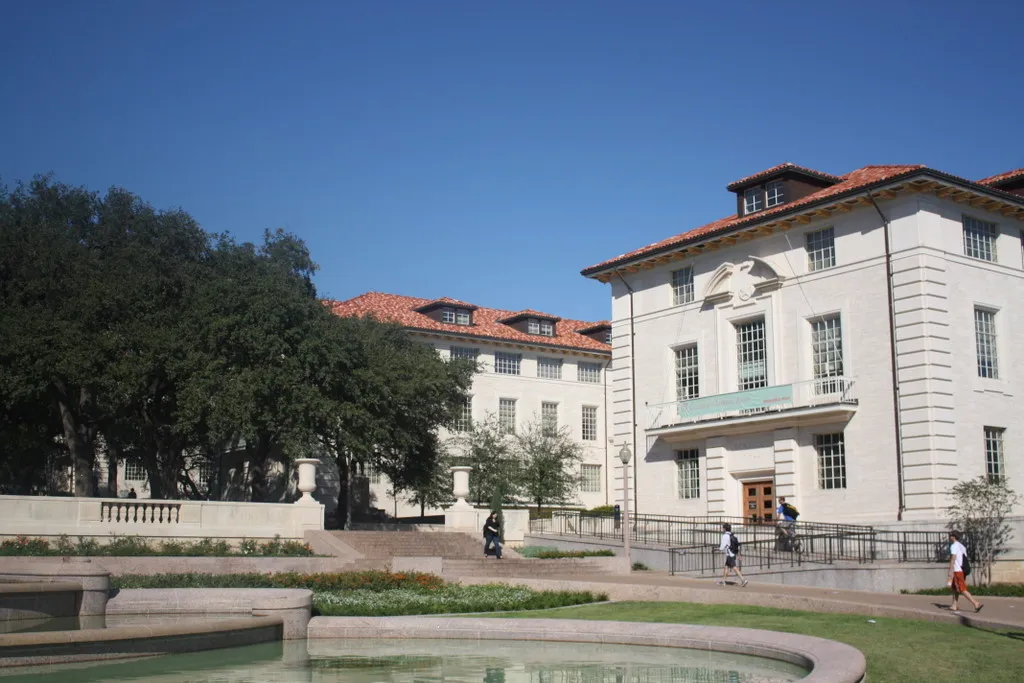
#> input picture image_process/resource/right.jpg, 1024 x 683 px
$ jupyter execute stitch.ipynb
#> lines starting #> are read from the running program, lines starting #| are printed output that depends on the picture
[cell 1]
import cv2
import numpy as np

[cell 2]
img_ = cv2.imread('resource/right.jpg')
#> img_ is the input picture: shape (683, 1024, 3); mean B, G, R 132.2, 119.1, 107.7
img1 = cv2.cvtColor(img_,cv2.COLOR_BGR2GRAY)
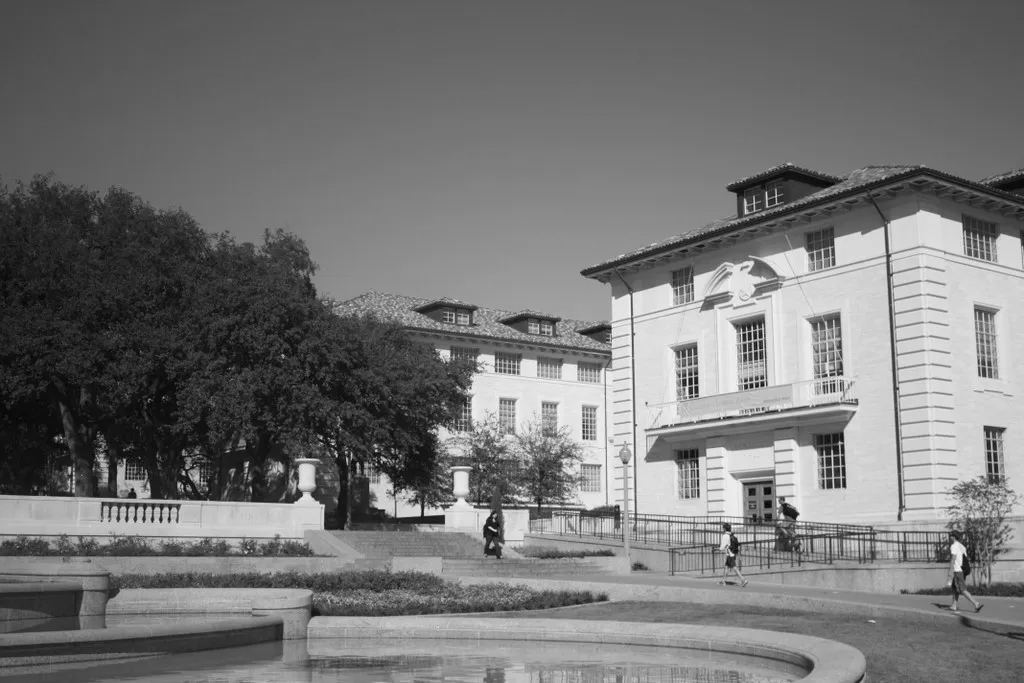
#> img1: shape (683, 1024); min 2, max 253, mean 117.1
img = cv2.imread('resource/left.jpg')
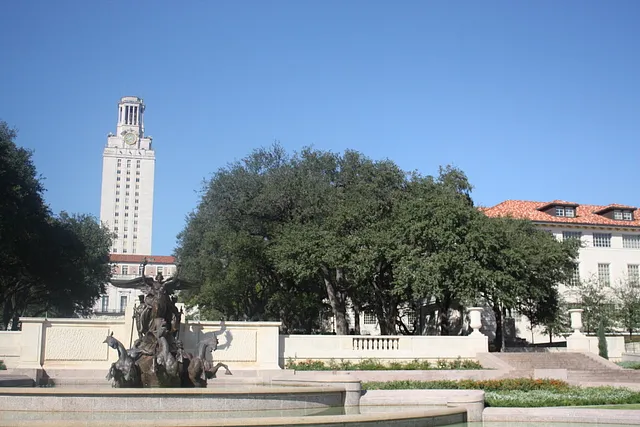
#> input picture image_process/resource/left.jpg, 640 x 427 px
#> img is the input picture: shape (427, 640, 3); mean B, G, R 158.4, 139.7, 121.1
img2 = cv2.cvtColor(img,cv2.COLOR_BGR2GRAY)
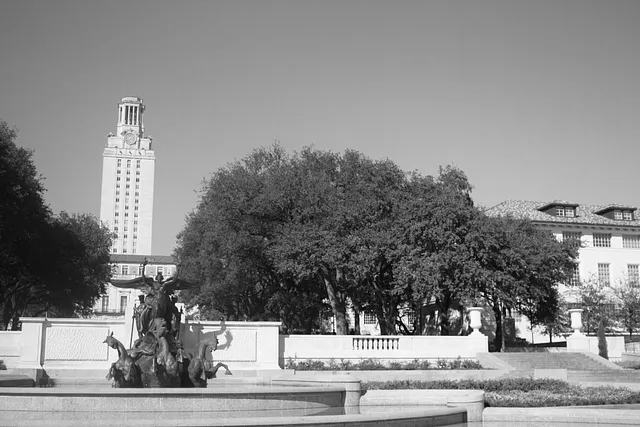
#> img2: shape (427, 640); min 0, max 255, mean 136.3

[cell 3]
sift = cv2.xfeatures2d.SIFT_create()
# find the keypoints and descriptors with SIFT
kp1, des1 = sift.detectAndCompute(img1,None)
#> kp1 = 4187 keypoints; strongest (x, y, size): (958, 550, 9.6), (440, 520, 6.8), (490, 527, 2), (732, 555, 2.6)
kp2, des2 = sift.detectAndCompute(img2,None)
#> kp2 = 1686 keypoints; strongest (x, y, size): (436, 312, 2.2), (402, 328, 2), (378, 340, 2), (388, 340, 2)

[cell 4]
bf = cv2.BFMatcher()
matches = bf.knnMatch(des1,des2, k=2)
#> matches = 4187 matches

[cell 5]
# Apply ratio test
good = []
for m in matches:
    if m[0].distance < 0.5*m[1].distance:
        good.append(m)
#> after the loop, good = 228 matches
matches = np.asarray(good)

[cell 6]
if len(matches[:,0]) >= 4:
    src = np.float32([ kp1[m.queryIdx].pt for m in matches[:,0] ]).reshape(-1,1,2)
#> src = 228 rows, first 8: [45.03, 538.8], [62.31, 408.1], [64.6, 420.6], [70.79, 443.8], [70.79, 443.8], [72.98, 456.1], [76.01, 626.7], [78.49, 564.6]
    dst = np.float32([ kp2[m.trainIdx].pt for m in matches[:,0] ]).reshape(-1,1,2)
#> dst = 228 rows, first 8: [321.7, 360.4], [326.6, 282.4], [328.2, 290], [332.3, 303.6], [332.3, 303.6], [333.9, 310.6], [342.5, 412.6], [342.2, 375.2]
    H, masked = cv2.findHomography(src, dst, cv2.RANSAC, 5.0)
#> H = [[0.479, 0.023, 279], [-0.0844, 0.57, 47.47], [-0.00021, -3.27e-05, 1]]; masked = 228 values, max 1 at index 0, min 0 at index 226, mean 0.996
    print(H)
#| [[ 4.79383313e-01  2.29759249e-02  2.78966500e+02]
#|  [-8.43927451e-02  5.70092443e-01  4.74715353e+01]
#|  [-2.09741234e-04 -3.26934315e-05  1.00000000e+00]]
#print H
else:
    raise AssertionError("“Can’t find enough keypoints.”")

[cell 7]
import matplotlib.pyplot as plt

dst = cv2.warpPerspective(img_,H,(img.shape[1] + img_.shape[1], img.shape[0]))
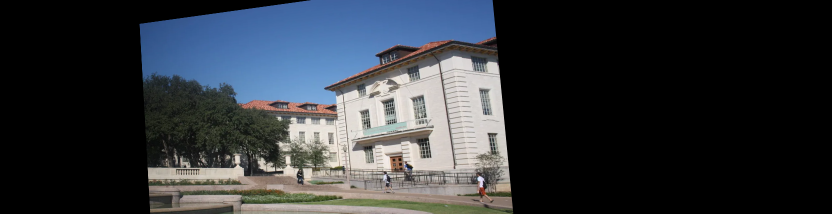
#> dst: shape (427, 1664, 3) (shown at 1/2 size); mean B, G, R 57.8, 52.4, 48.1
plt.subplot(122),plt.imshow(dst),plt.title("Warped Image")
plt.show()
plt.figure()
dst[0:img.shape[0], 0:img.shape[1]] = img
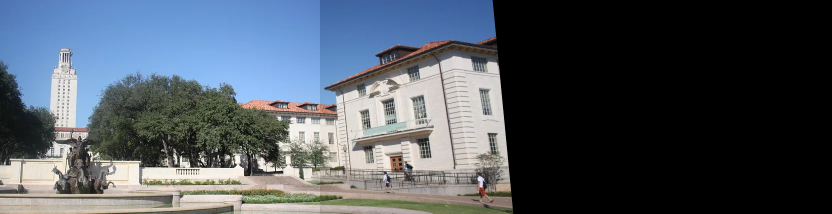
#> dst: shape (427, 1664, 3) (shown at 1/2 size); mean B, G, R 95.3, 86.1, 77.7
cv2.imwrite("‘output.jpg’",dst)
plt.imshow(dst)
plt.show()

[cell 8]
img1 = cv2.imread('resource/right.jpg')

img2 = cv2.imread('resource/left.jpg')

[cell 9]
# Initialize SIFT detector
sift = cv2.SIFT_create()

# Detect keypoints and descriptors
kp1, des1 = sift.detectAndCompute(img1, None)
kp2, des2 = sift.detectAndCompute(img2, None)

# Use BFMatcher to find matches
bf = cv2.BFMatcher(cv2.NORM_L2, crossCheck=True)
matches = bf.match(des1, des2)
#> matches = 865 matches

# Sort matches by distance
matches = sorted(matches, key=lambda x: x.distance)
matches
#> Out = 865 matches

[cell 10]
img_matches = cv2.drawMatches(
    img1, kp1, img2, kp2, matches[:50], None, flags=cv2.DrawMatchesFlags_NOT_DRAW_SINGLE_POINTS)
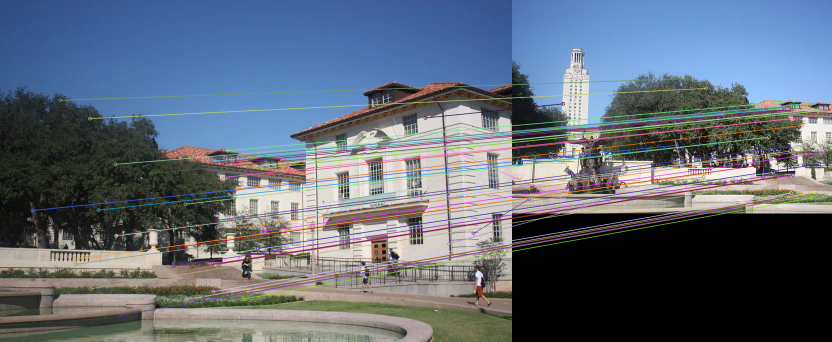
#> img_matches: shape (683, 1664, 3) (shown at 1/2 size); mean B, G, R 119.8, 106.7, 96
plt.imshow(img_matches)
cv2.waitKey(0)
cv2.destroyAllWindows()

[cell 11]
# Extract location of good matches
src_pts = np.float32([kp1[m.queryIdx].pt for m in matches]).reshape(-1, 1, 2)
#> src_pts = 865 rows, first 8: [372.5, 598.5], [422.9, 599.2], [446, 327], [407.1, 595.7], [455.2, 300.8], [476.3, 590.4], [495.4, 580.3], [523.4, 336.3]
dst_pts = np.float32([kp2[m.trainIdx].pt for m in matches]).reshape(-1, 1, 2)
#> dst_pts = 865 rows, first 8: [522.3, 395.9], [556.3, 396.3], [558.6, 219.1], [545.4, 394.1], [563.4, 201.7], [592.2, 390.6], [604.3, 384], [611.5, 221.5]

# Compute homography
H, mask = cv2.findHomography(src_pts, dst_pts, cv2.RANSAC, 5.0)
#> H = [[0.478, 0.024, 278.9], [-0.0852, 0.57, 47.51], [-0.000213, -3.11e-05, 1]]; mask = 865 values, max 1 at index 0, min 0 at index 22, mean 0.422
H
#> Out has the same summary as H

[cell 12]
# Get the dimensions of the images
h1, w1 = img1.shape[:2]
#> h1 = 683; w1 = 1024
h2, w2 = img2.shape[:2]
#> h2 = 427; w2 = 640

# Get the canvas dimesions
pts = np.float32([[0, 0], [0, h1], [w1, h1], [w1, 0]]).reshape(-1, 1, 2)
dst = cv2.perspectiveTransform(pts, H)
#> dst = [[278.9, 47.51], [301.7, 446.6], [1030.7, 459.7], [981.8, -50.81]]
img2_warped = cv2.warpPerspective(img1, H, (w1 + w2, h1))
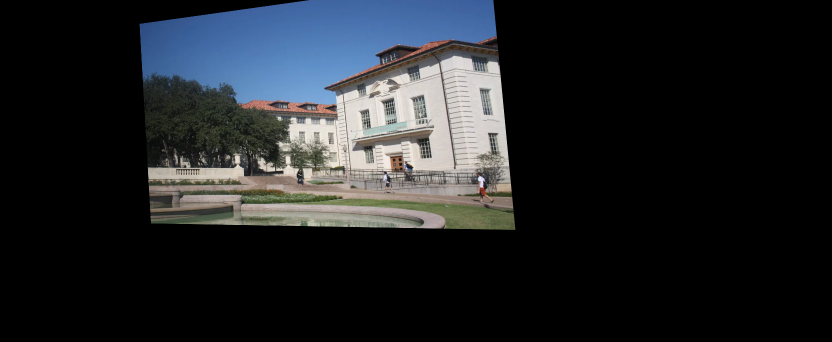
#> img2_warped: shape (683, 1664, 3) (shown at 1/2 size); mean B, G, R 38.1, 35, 32.3

# Place the first image on the canvas
img2_warped[0:img2.shape[0], 0:img2.shape[1]] = img2
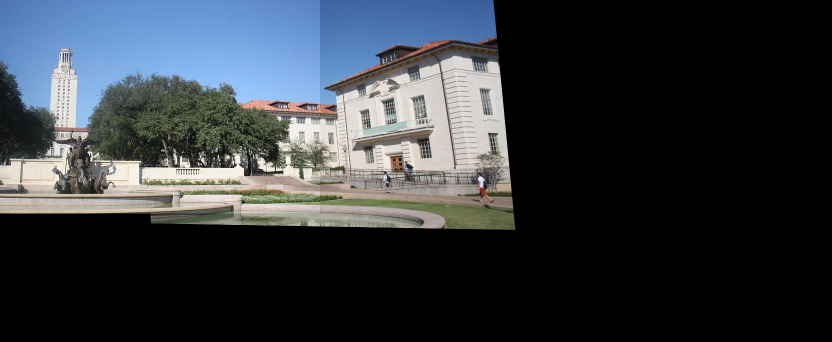
#> img2_warped: shape (683, 1664, 3) (shown at 1/2 size); mean B, G, R 61.5, 56.1, 50.8

[cell 13]
# Simple blending technique
result = img2_warped

dst = cv2.warpPerspective(img_,H,(img.shape[1] + img_.shape[1], img.shape[0]))
plt.subplot(122),plt.imshow(dst),plt.title("Warped Image")
plt.show()
plt.figure()
dst[0:img.shape[0], 0:img.shape[1]] = img
cv2.imwrite("‘output.jpg’",dst)
plt.imshow(dst)
plt.show()


plt.imshow(result)
cv2.waitKey(0)
cv2.destroyAllWindows()
